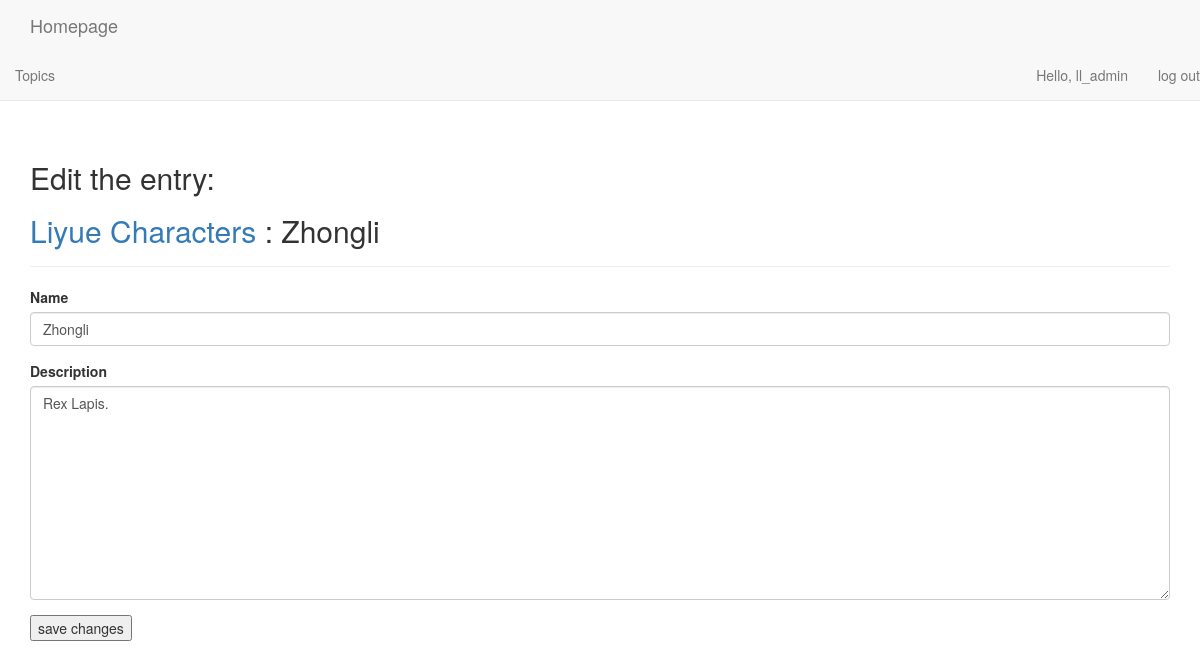
The page /edit_entry/2 (signed in) on the database its author committed.
### learning_logs/models.py (models this page shows)
class Topic(models.Model):
    text = models.CharField(max_length=200)
    date_added = models.DateTimeField(auto_now_add=True)
    owner = models.ForeignKey(User,on_delete=models.CASCADE)
    def __str__(self):
        return self.text

class Entry(models.Model):
    topic = models.ForeignKey(Topic,on_delete=models.CASCADE)
    subject = models.CharField(max_length=25)
    text = models.TextField()
    date_added = models.DateTimeField(auto_now_add=True)
    class Meta():
        verbose_name_plural = 'entries'
    def __str__(self):
        return self.subject

### learning_logs/views.py (the view)
# urls.py: re_path("edit_entry/(?P<entry_id>\d+)",views.edit_entry,name='edit_entry'),
@login_required
def edit_entry(request,entry_id):
    entry = Entry.objects.get(id=entry_id)
    topic=entry.topic
    if topic.owner != request.user:
        raise Http404
    if request.method != 'POST':
        form = EntryForm(instance=entry)
    else:
        form = EntryForm(instance=entry,data=request.POST)
        if form.is_valid():
            form.save()
            return HttpResponseRedirect(reverse('learning_logs:topic',args=[topic.id]))
    context = {'entry':entry,'topic':topic,'form':form}
    return render(request,'learning_logs/edit_entry.html',context)

### learning_logs/forms.py
class EntryForm(forms.ModelForm):
    class Meta:
        model = Entry
        fields = ['subject','text']
        labels = {'subject':'Name','text':'Description'}
        widgets = {'text':forms.Textarea(attrs={'cols':80})}

### learning_logs/templates/learning_logs/edit_entry.html (shortened to what this page needs)
{% extends "learning_logs/base.html" %}
{% load bootstrap3 %}
{% block header %}
    <h2>Edit the entry:</h2>
    <h2><a href="{% url 'learning_logs:topic' topic.id %}">{{ topic }}</a> : {{ entry }}</h2>
{% endblock header %}
{% block content %}
    <form action="{% url 'learning_logs:edit_entry' entry.id %}" method="post" class="form">
        {% bootstrap_form form %}
        {% buttons %}
            <button name="submit" clas="btn btn-primary">save changes</button>
        {% endbuttons %}
    </form>
{% endblock content %}

### learning_logs/templates/learning_logs/base.html (shortened to what this page needs)
{% load bootstrap3 %}
<!DOCTYPE html>
<html lang="en">
    <head>
        {% bootstrap_css %}
    </head>
    <body>
        <nav class="navbar navbar-default navbar-static-top">
            <div class="container">
                <a class="navbar-brand" href="{% url 'learning_logs:homepage' %}">Homepage</a>
            </div>
            <div id="navbar" class="navbar-collapse collapse">
                <ul class="nav navbar-nav">
                    <li><a href="{% url 'learning_logs:topics' %}">Topics</a></li>
                </ul>
                <ul class="nav navbar-nav navbar-right">
                    {% if user.is_authenticated %}
                        <li><a>Hello, {{ user.username }}</a></li>
                        <li><a href="{% url 'users:logout' %}">log out</a></li>
                    {% else %}
                        <li><a href="{% url 'users:register' %}">register</a></li>
                        <li><a href="{% url 'users:login' %}">log in</a></li>
                    {% endif %}
                </ul>
            </div>
        </nav>
        <div class="container">
            <div class="page-header">
                {% block header %}{% endblock header %}
            </div>
            <div>
                {% block content %}{% endblock content %}
            </div>
        </div>
    </body>
</html>

### rows shown on the page
Topic: text "Liyue Characters"
Entry: subject "Zhongli", text "Rex Lapis."

### other values the page prints
{{ user.username }} "ll_admin"
